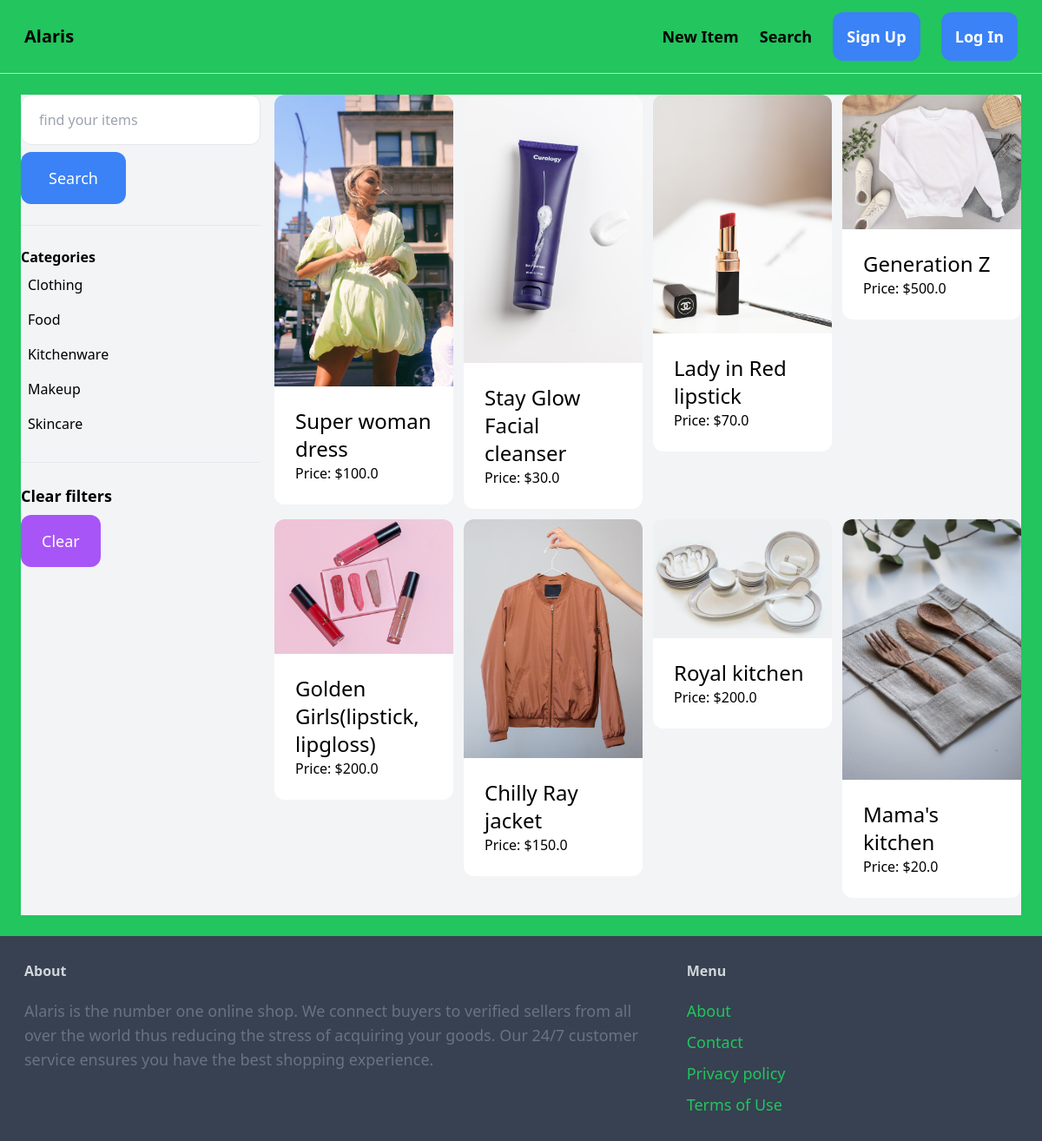
The app's page /items/ with its own data.
### item/models.py (models this page shows, shortened)
class Category(models.Model):
    name = models.CharField(max_length=200)
    class Meta:
        ordering = ('name',)
        verbose_name_plural = 'Categories'

class Item(models.Model):
    category = models.ForeignKey(Category, related_name='items', on_delete=models.CASCADE)
    name = models.CharField(max_length=200)
    description = models.TextField(blank=True, null=True)
    image = models.ImageField(upload_to='item_images', blank=True, null=True)
    price = models.FloatField()
    is_sold = models.BooleanField(default=False)
    created_by = models.ForeignKey(User, related_name='items', on_delete=models.CASCADE)
    created_at = models.DateTimeField(auto_now_add=True)

### item/views.py (the view)
# urls.py: path('items/', include('item.urls')),
def items(request):
    items = Item.objects.filter(is_sold=False)
    category_id = request.GET.get('category', 0)
    categories = Category.objects.all()
    query = request.GET.get('query', '')
    if category_id:
        items = items.filter(category_id=category_id)
    if query:
        items = items.filter(Q(name__icontains=query) | Q(category__name__icontains=query))
    return render(request, 'item/items.html', {
        'items': items,
        'query': query,
        'categories': categories,
        'category_id': int(category_id),
    })

### item/templates/item/items.html (shortened to what this page needs)
{% extends 'duka/base.html' %}
{% block content %}
<div class="pb-5 grid grid-cols-4 gap-4 bg-gray-100">
    <div class="col-span-1">
        <form method="get" action="{% url 'item:items' %}">
            <input name="query" class="w-full py-4 px-5 border rounded-xl" type="text" value="{{ query }}" placeholder="find your items">
        <button class="mt-2 py-4 px-8 text-lg bg-blue-500 text-white rounded-xl">Search</button>
        </form>
        <hr class="my-6">
        <p class="font-semibold">Categories</p>
        <ul>
          {% for category in categories %}
          <li class="py-2 px-2 rounded-xl{% if category.id == category_id %} bg-gray-200{% endif %}">
            <a href="{% url 'item:items' %}?query={{ query }}&category={{ category.id }}">{{ category.name }}</a>
          </li>
          {% endfor %}
        </ul>
        <hr class="my-6">
        <p class="font-semibold text-lg">Clear filters</p>
        <ul>
          <li><a href="{% url 'item:items' %}" class="mt-2 py-4 px-6 inline-block bg-purple-500 text-lg rounded-xl text-white">Clear</a></li>
        </ul>
    </div>
    <div class="col-span-3">
        <div class="grid grid-cols-4 gap-3">
            {% for item in items %}
            <div>
              <a href="{% url 'item:detail' item.id %}">
                <div>
                  <img src="{{ item.image.url }}" class="rounded-t-xl" />
                </div>
                <div class="p-6 bg-white rounded-b-xl">
                  <h3 class="text-2xl">{{ item.name }}</h3>
                  <p class="text-gray-450">Price: ${{ item.price }}</p>
                </div>
              </a>
            </div>
            {% endfor %}
          </div>
</div>
</div>
{% endblock content %}

### records on screen
Category: name "Clothing"
Category: name "Food"
Category: name "Kitchenware"
Category: name "Makeup"
Category: name "Skincare"
Item: image (picture), name "Super woman dress", price "100.0"
Item: image (picture), name "Stay Glow Facial cleanser", price "30.0"
Item: image (picture), name "Lady in Red lipstick", price "70.0"
Item: image (picture), name "Generation Z", price "500.0"
Item: image (picture), name "Golden Girls(lipstick, lipgloss)", price "200.0"
Item: image (picture), name "Chilly Ray jacket", price "150.0"
Item: image (picture), name "Royal kitchen", price "200.0"
Item: image (picture), name "Mama's kitchen", price "20.0"
